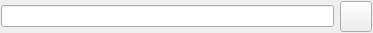
<?xml version="1.0" encoding="UTF-8"?>
<ui version="4.0">
 <class>SearchWidget</class>
 <widget class="QWidget" name="SearchWidget">
  <property name="geometry">
   <rect>
    <x>0</x>
    <y>0</y>
    <width>373</width>
    <height>29</height>
   </rect>
  </property>
  <property name="windowTitle">
   <string>Form</string>
  </property>
  <layout class="QHBoxLayout" name="horizontalLayout_2">
   <property name="margin">
    <number>1</number>
   </property>
   <item>
    <layout class="QHBoxLayout" name="horizontalLayout">
     <item>
      <widget class="SearchLine" name="lineEdit"/>
     </item>
     <item>
      <widget class="AdvancedSearchButton" name="searchButton">
       <property name="text">
        <string/>
       </property>
       <property name="iconSize">
        <size>
         <width>24</width>
         <height>24</height>
        </size>
       </property>
      </widget>
     </item>
    </layout>
   </item>
  </layout>
 </widget>
 <customwidgets>
  <customwidget>
   <class>SearchLine</class>
   <extends>QLineEdit</extends>
   <header>searchline.h</header>
  </customwidget>
  <customwidget>
   <class>AdvancedSearchButton</class>
   <extends>QToolButton</extends>
   <header>advancedsearchbutton.h</header>
  </customwidget>
 </customwidgets>
 <resources/>
 <connections/>
</ui>
